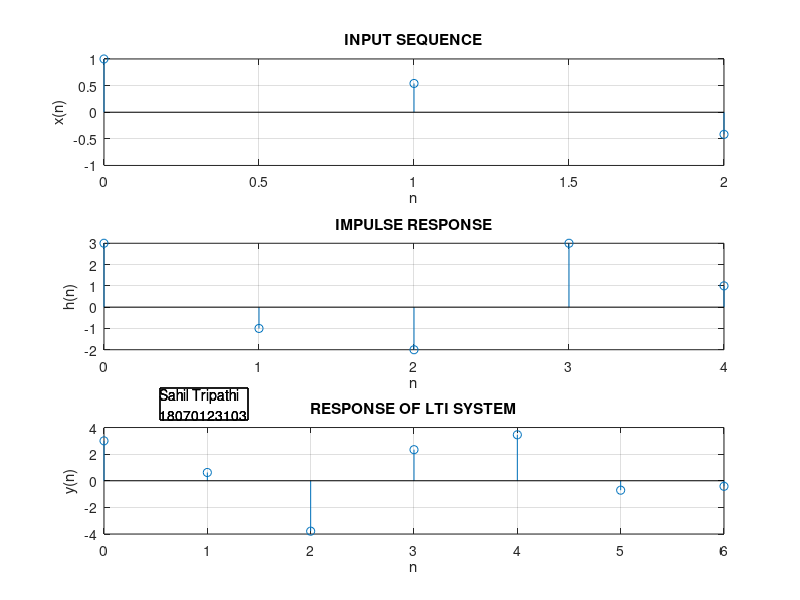

This chart was generated by the following MATLAB code:
%% 
clc;
clear all;
close all;
N=0:2;
x = cos(N);
h = [3 -1 -2 3 1]
m=length(x);
n=length(h);
X=[x,zeros(1,n)];
H=[h,zeros(1,m)];
for i=1:n+m-1
    Y(i)=0;
    for j=1:m
        if(i-j+1>0)
            Y(i)=Y(i)+X(j)*H(i-j+1);
        else
        end
    end
end
subplot(3,1,1)
stem(0:length(x)-1,x);
title('INPuT SIGNAL x(n)');
xlabel('n');
ylabel('x[n]');
grid on;
subplot(3,1,2);
stem(0:length(h)-1,h)
xlabel('n');
ylabel('h[n]');
title('OVERALL IMPULSE RESPONSE');
grid on;
subplot(3,1,3);
stem(0:length(Y)-1,Y);
title('RESPONSE OF LTI SYSTEM');
xlabel('n');
ylabel('Y[n]');
grid on;
dim = [0.2 0.3 0.2 0.3];
str = {'Sahil Tripathi','18070123103'};
annotation('textbox',dim,'String',str,'FitBoxToText','on');

%%
h1=[3 -1 -2 0]
h2=[0 0 0 3 1]
ht=conv(h1,h2);
y=conv(x,ht);
subplot(3,1,1)
stem(0:length(x)-1,x)
title('INPT SIGNAL x(n)');
xlabel('n');
ylabel('x[n]');
grid on;
subplot(3,1,2);
stem(0:length(ht)-1,ht)
title('OVERALL IMPULSE RESPONSE');
xlabel('n');
ylabel('h[n]');
grid on;
subplot(3,1,3);
stem(0:length(y)-1,y)
grid on;
title('RESPONSE OF LTI SYSTEM ');
xlabel('n');
ylabel('Y[n]');
dim = [0.2 0.3 0.2 0.3];
str = {'Sahil Tripathi','18070123103'};
annotation('textbox',dim,'String',str,'FitBoxToText','on');

%%
h3=[3 -1 -2 0 0]
h4=[0 0 0 3 1]
h5=h3+h4;
y1=conv(x,h5);
subplot(3,1,1)
stem(0:length(x)-1,x)
xlabel('n');
ylabel('x(n)');
title('INPUT SEQUENCE');
grid on;
subplot(3,1,2)
stem(0:length(h5)-1,h5)
xlabel('n');
ylabel('h(n)');
title('IMPULSE RESPONSE');
grid on;
subplot(3,1,3)
stem(0:length(y1)-1,y1)
xlabel('n');
ylabel('y(n)');
title('RESPONSE OF LTI SYSTEM');
grid on
dim = [0.2 0.3 0.2 0.3];
str = {'Sahil Tripathi','18070123103'};
annotation('textbox',dim,'String',str,'FitBoxToText','on');
